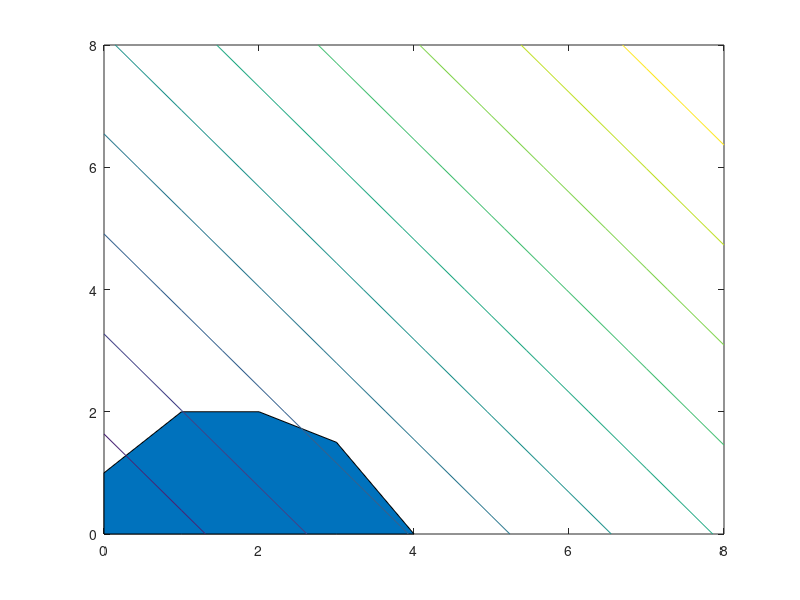

This chart was generated by the following MATLAB code:
%problema  de  las  pinturas

x = 0 : 8 ;%rango para la grafica

y1 = max((24-6*x)/4,0);% 6x + 4y<= 24
y2 = max((6-x)/2 ,0);% x + 2y<=6
y3 = max(1+x,0);%−x + y<=1
y4 = max(2 ,0)*ones(1 ,9);% y<=2

ytop=min([y1;y2;y3;y4]); %vector de minimos

area(x,ytop);%se rellena la area
hold on;

[u v]= meshgrid(0:8,0:8);%rango de la grafica
contour(u,v,5*u+4*v);%evaluar z en el rango defindo
hold off;